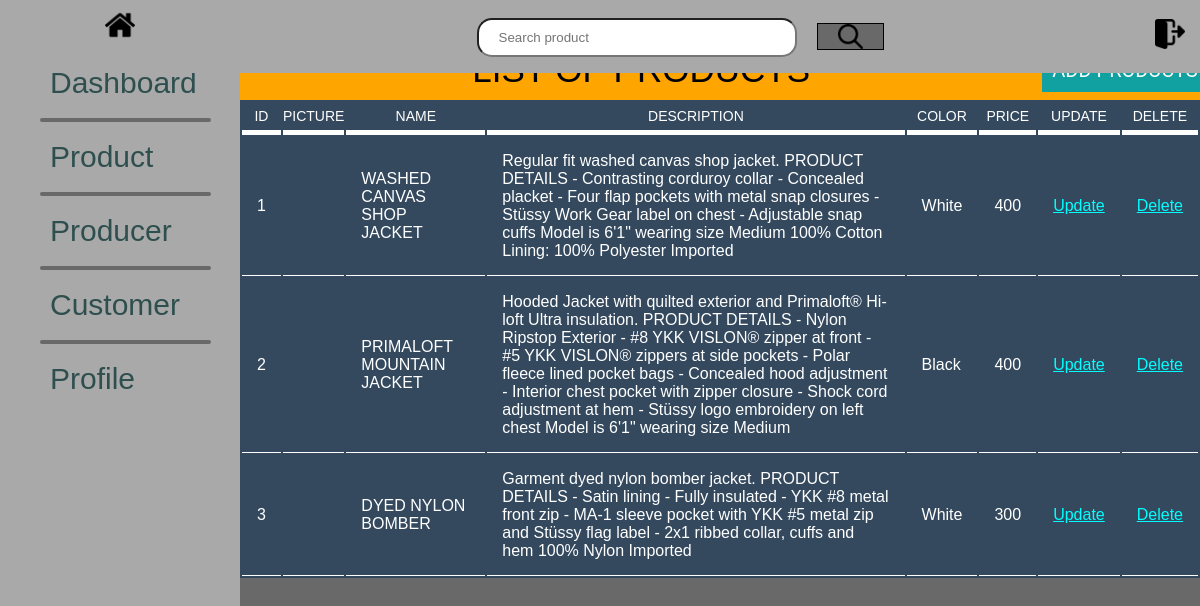
/admin/products/list_products.php, run on the app's committed database.
### tables this page shows
CREATE TABLE `product` (
  `ID` int(11) NOT NULL,
  `PRODUCER_ID` int(11) NOT NULL,
  `NAME` varchar(150) NOT NULL,
  `DESCRIPTION` text NOT NULL,
  `IMAGE` varchar(200) NOT NULL,
  `PRICE` int(11) NOT NULL,
  `COLOR` varchar(10) NOT NULL
);

### admin/products/list_products.php (the view, shortened to what this page needs)
<!DOCTYPE html>
<html lang="en">
<head>
    <link rel="stylesheet" type="text/css" href="../style.css">
</head>
<body>
<?php include'../menu.php'?>
            <div id="right">
                <div class="title">
                    <div class="title1">LIST OF PRODUCTS</div>
                    <div class="title2">
                        <div>
                            <a href="add_products.php"><button>Add products</button></a>
                        </div>
                    </div>
                </div>
                <div class="list_product">
                <?php
                        require '../connect.php';
                        $se_product="select * from product";
                        $run=mysqli_query($conn,$se_product);
                        ?>
                    <table class="products">
                        <tr>
                            <th>ID</th>
                            <th>PICTURE</th>
                            <th>NAME</th>
                            <th>DESCRIPTION</th>
                            <th>COLOR</th>
                            <th>PRICE</th>
                            <th>UPDATE</th>
                            <th>DELETE</th>
                        </tr>
                        <?php
                        foreach($run as $se)
                        {
                        ?>
                        <tr>
                            <td>
                                <?php echo $se['ID']; ?>
                            </td>
                            <td>
                            </td>
                            <td><?php echo $se['NAME']; ?></td>
                            <td><?php echo $se['DESCRIPTION']; ?></td>
                            <td><?php echo $se['COLOR']; ?></td>
                            <td><?php echo $se['PRICE']; ?></td>
                            <td><a href="up_products.php?up=<?php echo $se['ID'];?>">Update</a></td>
                            <td><a href="process_del_products.php?del=<?php echo $se['ID'];?>">Delete</a></td>
                        </tr>
                        <?php
                        }
                        ?>
                    </table>
                </div>
            </div>
        </div>
    </div>
</body>
</html>

### admin/menu.php
<div id="overall">
        <div id="container">
            <div id="logo">
                <a href="#">
                    <img src="icons/home.png" alt="">
                </a>
            </div>
            <div id="search">
                <div>
                    <form>
                        <input type="text" placeholder="Search product">
                    </form>
                </div>
                <div>
                    <a href="">
                        <img src="icons/search.png" alt="">
                    </a>
                </div>
            </div>
            <div id="logout">
                <a href="">
                    <img src="icons/logout.png"  alt="">
                </a>
            </div>
        </div>
        <div id="overall">
            <div id="left">
                <div id="menu">
                    <ul>
                        <li>
                            <a href="index.php">Dashboard</a>
                        </li>
                        <hr>
                        <li>
                            <a href="list_products.php">Product</a>
                        </li>
                        <hr>
                        <li>
                            <a href="list_producer.php">Producer</a>
                        </li>
                        <hr>
                        <li>
                            <a href="list_customer.php">Customer</a>
                        </li>
                        <hr>
                        <li>
                            <a href="#">Profile</a>
                        </li>
                    </ul>
                </div>
            </div>

### admin/style.css (style rules this page uses)
body { margin: 0px; font-family: 'Montserrat', sans-serif; }
#overall { background: dimgray; width: 100%; height: 1000px; position: relative; margin-top: 20px; display: flex; text-justify: flex-start; }
#container { background: darkgray; width: 100%; height: 7%; display: flex; justify-content: space-between; float: left; position: fixed; top: 0px; left: 0px; right: 0px; z-index: 99; }
#container > #logo { float: left; width: 20%; display: flex; justify-content: center; }
#logo img { width: 30px; padding: 10px; }
#container > #search { margin: auto; max-width: 50%; justify-content: center; align-items: center; display: flex; }
#search img { margin: 10px 20px; width: 25px; height: 25px; float: left;padding: 0px 20px; background: dimgray; border: 1px solid black; }
#search input[type=text] { width: 320px; padding: 10px 20px; margin-top: 3px; box-sizing: border-box; float: left; border-radius: 15px; }
#container > #logout { max-width: 20%; float: right; justify-content: center; align-items: center; display: flex; }
#container > #logout> a > img { padding: 9px 15px; width: 30px; background: darkgray; }
#overall > #left { width: 20%; height: 100%; background: darkgray; position: relative; }
#left >#menu { max-width: 90% ; height: 100%; position: fixed; }
ul { list-style: none; text-align: left; }
ul>li { font-size: 30px; font-family: 'Montserrat', sans-serif; padding: 10px; border-radius: 15px; }
ul>li>a { text-decoration: none; color: darkslategray; }
hr { border: 2px solid dimgray; border-radius: 2px; width: 100%; }
#overall > #right { width: 80%; height: 100%; float: right; background: dimgray; position: relative; }
#overall > #right>.title { width: 100%; height: 60px; background: orange; position: fixed; justify-content: space-evenly; display: flex; }
#overall > #right>.title>.title1 { font-size: 35px; display: flex; align-items: center; }
#overall > #right>.title>.title2 { display: flex; align-items: center; }
.title2 div button { font-family: "Roboto", sans-serif; text-transform: uppercase; background: rgb(17, 161, 161); width: 100%; border: 0; padding: 10px; color: #FFFFFF; font-size: 20px; cursor: pointer; }
#right>.list_product { background: forestgreen; margin-top: 60px; }
.list_product>.products { background: #34495E; color: #fff; border-radius: 0px; overflow: hidden; width: 100% }
th { padding: 6px 0px; font-weight: 500; font-size: 14px; color: #fff; text-transform: uppercase; border-bottom: solid 5px }
td { padding: 15px; text-align: left; font-weight: 300; font-size: 16px; color: #fff; border-bottom: solid 1px }
td>a { color: aqua; }

### data on the page
product: ID "1", NAME "WASHED CANVAS SHOP JACKET", DESCRIPTION "Regular fit washed canvas shop jacket. PRODUCT DETAILS - Contrasting corduroy collar - Concealed placket - Four flap pockets with metal snap closures - Stüssy Work Gear label on chest - Adjustable snap cuffs Model is 6'1\" wearing size Medium 100% Cotton Lining: 100% Polyester Imported", COLOR "White", PRICE "400"
product: ID "2", NAME "PRIMALOFT MOUNTAIN JACKET", DESCRIPTION "Hooded Jacket with quilted exterior and Primaloft® Hi-loft Ultra insulation. PRODUCT DETAILS - Nylon Ripstop Exterior - #8 YKK VISLON® zipper at front - #5 YKK VISLON® zippers at side pockets - Polar fleece lined pocket bags - Concealed hood adjustment - Interior chest pocket with zipper closure - Shock cord adjustment at hem - Stüssy logo embroidery on left chest Model is 6'1\" wearing size Medium", COLOR "Black", PRICE "400"
product: ID "3", NAME "DYED NYLON BOMBER", DESCRIPTION "Garment dyed nylon bomber jacket. PRODUCT DETAILS - Satin lining - Fully insulated - YKK #8 metal front zip - MA-1 sleeve pocket with YKK #5 metal zip and Stüssy flag label - 2x1 ribbed collar, cuffs and hem 100% Nylon Imported", COLOR "White", PRICE "300"
